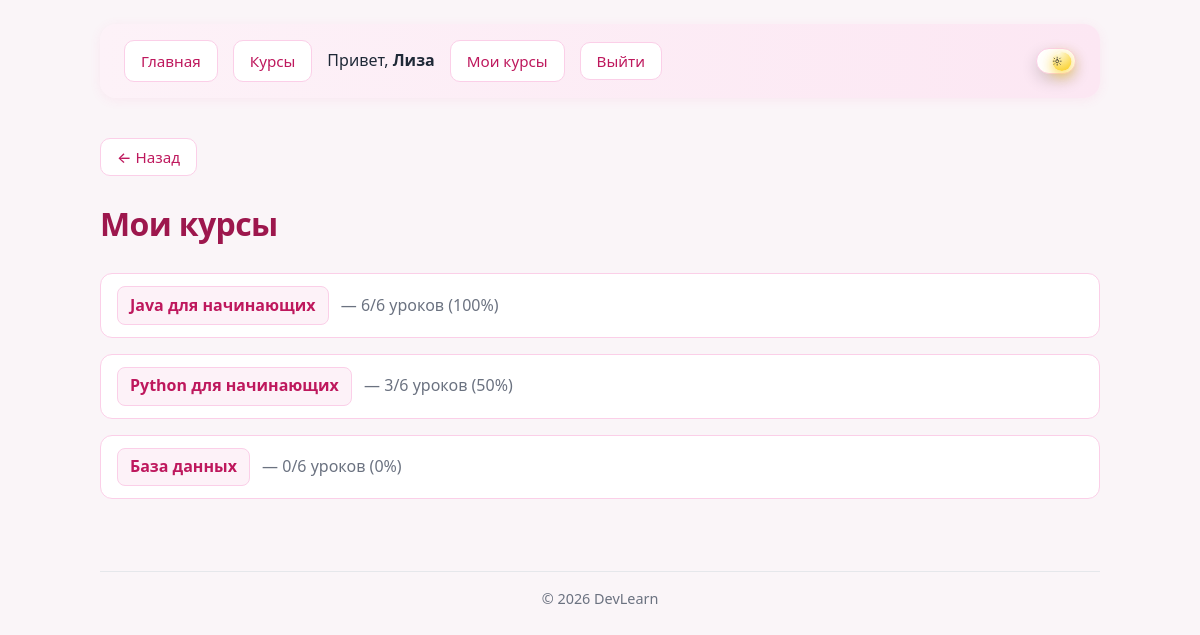
The app's page /courses/my/ (signed in) with its own data.
### courses/models.py (models this page shows, shortened)
class Enrollment(models.Model):
    student = models.ForeignKey(
        settings.AUTH_USER_MODEL,
        on_delete=models.CASCADE,
        related_name="enrollments",
        verbose_name="Студент",
    )
    course = models.ForeignKey(
        Course,
        on_delete=models.CASCADE,
        related_name="enrollments",
        verbose_name="Курс",
    )
    enrolled_at = models.DateTimeField(auto_now_add=True)
    class Meta:
        unique_together = ["student", "course"]

class Course(models.Model):
    title = models.CharField("Название", max_length=100)
    description = models.TextField("Описание", blank=True)
    category = models.ForeignKey(
        "Category",
        on_delete=models.SET_NULL,
        null=True,
        blank=True,
        related_name="courses",
        verbose_name="Категория",
    )
    author = models.ForeignKey(
        settings.AUTH_USER_MODEL,
        on_delete=models.CASCADE,
        related_name="authored_courses",
        verbose_name="Автор",
    )
    price = models.DecimalField(
        "Цена",
        max_digits=10,
        decimal_places=2,
        default=0,
    )
    created_at = models.DateTimeField(auto_now_add=True)
    class Meta:
        ordering = ["-created_at"]

### courses/views.py (the view)
# urls.py: path("my/", views.MyCoursesView.as_view(), name="my_courses"),
class MyCoursesView(LoginRequiredMixin, ListView):
    template_name = "courses/my_courses.html"
    context_object_name = "enrollments"
    def get_queryset(self):
        return (
            Enrollment.objects.filter(student=self.request.user)
            .select_related("course", "course__author")
            .prefetch_related("course__lessons")
        )
    def get_context_data(self, **kwargs):
        context = super().get_context_data(**kwargs)
        from django.db.models import Count
        user = self.request.user
        course_ids = [e.course_id for e in context["enrollments"]]
        completed_counts = (
            LessonProgress.objects.filter(user=user, lesson__course_id__in=course_ids)
            .values("lesson__course_id")
            .annotate(cnt=Count("id"))
        )
        completed_by_course = {r["lesson__course_id"]: r["cnt"] for r in completed_counts}
        progress_list = []
        for e in context["enrollments"]:
            total = len(e.course.lessons.all())
            completed = completed_by_course.get(e.course_id, 0)
            progress_list.append({"enrollment": e, "total": total, "completed": completed})
        context["progress_list"] = progress_list
        return context

### users/context_processors.py (called while the page is built)
def user_role(request):
    is_teacher = False
    if request.user.is_authenticated:
        profile = getattr(request.user, "profile", None)
        is_teacher = profile and profile.role == "teacher"
    return {"is_teacher": is_teacher}

### courses/templates/courses/my_courses.html (shortened to what this page needs)
{% extends "base.html" %}
{% block content %}
<h1>Мои курсы</h1>
<ul class="course-list">
    {% for item in progress_list %}
    <li class="course-item">
        <a href="{% url 'courses:course_detail' item.enrollment.course.pk %}" class="btn-course">{{ item.enrollment.course.title }}</a>
        <span class="course-meta">— {{ item.completed }}/{{ item.total }} уроков
        {% if item.total > 0 %}({% widthratio item.completed item.total 100 %}%){% endif %}</span>
    </li>
    {% empty %}
    <li class="course-item">Вы пока не записаны ни на один курс.</li>
    {% endfor %}
</ul>
{% endblock %}

### templates/base.html (shortened to what this page needs)
{% load static %}
<!DOCTYPE html>
<html lang="ru">
<head>
    <link rel="stylesheet" href="{% static 'css/style.css' %}">
</head>
<body>
    <nav>
        <a href="{% url 'index' %}" class="btn-nav">Главная</a>
        <a href="{% url 'courses:course_list' %}" class="btn-nav">Курсы</a>
        {% if user.is_authenticated %}
            <span>Привет, <strong>{{ user.username }}</strong></span>
            <a href="{% url 'courses:my_courses' %}" class="btn-nav">Мои курсы</a>
            <form method="post" action="{% url 'users:logout' %}" class="form-inline">
                <button type="submit" class="btn-nav btn-logout">Выйти</button>
            </form>
        {% else %}
            <a href="{% url 'users:login' %}" class="btn-nav">Войти</a>
            <a href="{% url 'users:register' %}" class="btn-nav">Регистрация</a>
        {% endif %}
        <button
            type="button"
            class="theme-toggle"
            id="theme-toggle"
            aria-label="Переключить тему"
        >
            <span class="theme-toggle__thumb">
            </span>
        </button>
    </nav>
    <main>
        {% if request.path != '/' %}
        <p class="back-row">
            <button type="button" class="btn-nav btn-back" onclick="history.back()" aria-label="Назад">← Назад</button>
        </p>
        {% endif %}
        {% block content %}{% endblock %}
    </main>
    <footer>
        <hr>
        <p class="footer-copy">&copy; 2026 DevLearn</p>
    </footer>
</body>
</html>

### static/css/style.css (style rules this page uses)
:root { --pink-50: #fdf2f8; --pink-100: #fce7f3; --pink-200: #fbcfe8; --pink-300: #f9a8d4; --pink-400: #f472b6; --pink-500: #ec4899; --pink-600: #db2777; --pink-700: #be185d; --pink-800: #9d174d; --pink-900: #831843; --bg: #faf5f8; --card-bg: #ffffff; --text: #1f2937; --text-muted: #6b7280; --accent: #db2777; --accent-hover: #be185d; --border: #fbcfe8; --nav-bg: linear-gradient(90deg, #fdf2f8 0%, #fce7f3 100%); --nav-shadow: 0 2px 12px rgba(236, 72, 153, 0.08); --card-shadow: 0 4px 20px rgba(0, 0, 0, 0.06); --card-shadow-hover: 0 8px 30px rgba(236, 72, 153, 0.12); --hr-color: #e5e7eb; }
body { background: var(--bg); color: var(--text); line-height: 1.6; font-family: system-ui, -apple-system, "Segoe UI", Roboto, sans-serif; max-width: 1000px; margin: 0 auto; padding: 1.5rem; }
nav { background: var(--nav-bg); padding: 1rem 1.5rem; border-radius: 16px; box-shadow: var(--nav-shadow); display: flex; align-items: center; gap: 15px; margin-bottom: 2.5rem; flex-wrap: wrap; }
nav a, .btn-nav { display: inline-block; color: var(--pink-700); text-decoration: none; font-weight: 500; padding: 0.5rem 1rem; border-radius: 10px; border: 1px solid var(--pink-200); background: var(--card-bg); transition: background 0.2s, box-shadow 0.2s; cursor: pointer; font-size: 0.95rem; }
nav a.btn-nav { border: 1px solid var(--pink-200); }
nav .form-inline, nav form { display: inline; }
.btn-logout { background: var(--card-bg); border: 1px solid var(--pink-200); color: var(--pink-700); font-family: inherit; }
.course-list { list-style: none; padding: 0; }
.course-item { margin-bottom: 1rem; padding: 0.75rem 1rem; border-radius: 12px; border: 1px solid var(--border); background: var(--card-bg); transition: box-shadow 0.2s; }
.btn-course { display: inline-block; padding: 0.35rem 0.75rem; border-radius: 8px; border: 1px solid var(--pink-200); background: var(--pink-50); color: var(--pink-700); text-decoration: none; font-weight: 600; transition: background 0.2s; }
.course-meta { margin-left: 0.5rem; color: var(--text-muted); font-style: normal; }
.back-row { margin-bottom: 1.25rem; }
.btn-back { font-family: inherit; }
h1 { color: var(--pink-800); font-weight: 700; letter-spacing: -0.02em; margin-bottom: 1.5rem; }
footer { margin-top: 3rem; padding-top: 1rem; }
.footer-copy { text-align: center; color: var(--text-muted); font-size: 0.9rem; }
footer hr { border: none; border-top: 1px solid var(--hr-color); }
.theme-toggle { position: relative; width: 2.5rem; height: 1.6rem; padding: 1px; border-radius: 999px; border: 1px solid var(--border); background: var(--card-bg); box-shadow: 0 6px 16px rgba(0, 0, 0, 0.16); display: inline-flex; align-items: center; justify-content: flex-start; cursor: pointer; outline: none; transition: background 0.2s, box-shadow 0.2s, border-color 0.2s; margin-left: auto; }
.theme-toggle__thumb { position: relative; width: 1.2rem; height: 1.2rem; border-radius: 999px; background: radial-gradient(circle at 30% 0%, #fefce8, #facc15); box-shadow: 0 4px 14px rgba(250, 204, 21, 0.85); display: inline-flex; align-items: center; justify-content: center; color: #020617; transform: translateX(0); transition: transform 0.25s cubic-bezier(0.4, 0, 0.2, 1), background 0.25s ease-out, box-shadow 0.25s ease-out; }
.theme-toggle__icon { width: 0.9rem; height: 0.9rem; display: block; }
.theme-toggle__icon--sun { opacity: 1; transform: scale(1); transition: opacity 0.2s ease-out, transform 0.2s ease-out; }
.theme-toggle[data-theme-state="light"] { background: var(--card-bg); border-color: var(--border); }
.theme-toggle[data-theme-state="light"] .theme-toggle__thumb { transform: translateX(0.9rem); }
.theme-toggle[data-theme-state="light"] .theme-toggle__icon--sun { opacity: 1; transform: scale(1); }

### records on screen
Enrollment: enrollment.course "Java для начинающих", completed "6", total "6", completed "100"
Enrollment: enrollment.course "Python для начинающих", completed "3", total "6", completed "50"
Enrollment: enrollment.course "База данных", completed "0", total "6"

### other values on screen
{{ user.username }} "Лиза"
